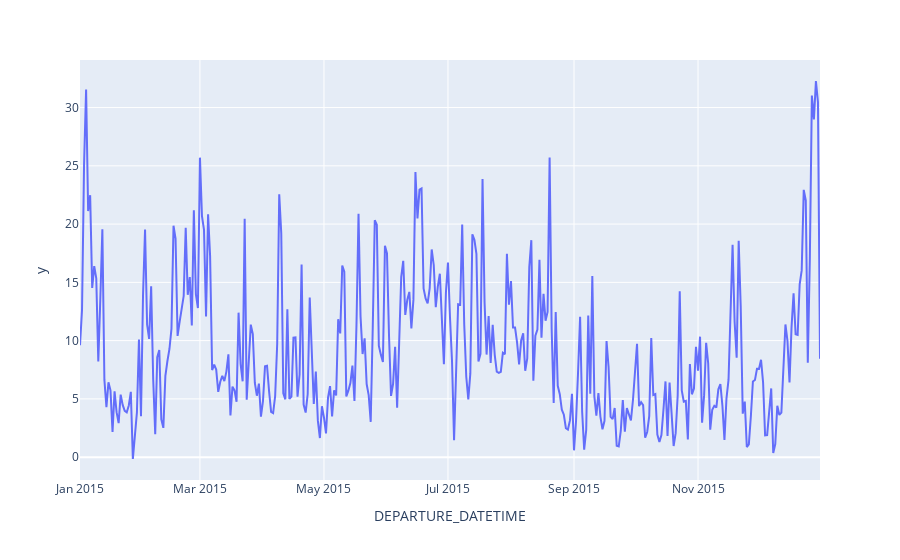

Notebook cell for this chart:
### Code cell
px.line(
    daily_depart_delays,
    x = daily_depart_delays.index,
    y = daily_depart_delays.values
)

### Figure 1 — Plotly figure (JSON) as saved in the notebook; plotly's stock layout.template omitted (floating-point values rounded to 4 significant figures; data arrays with more than 128 entries replaced by an {"elided": "..."} marker saying what was removed)
{"data": [{"hovertemplate": "DEPARTURE_DATETIME=%{x}<br>y=%{y}<extra></extra>", "legendgroup": "", "line": {"color": "#636efa", "dash": "solid"}, "marker": {"symbol": "circle"}, "mode": "lines", "name": "", "orientation": "v", "showlegend": false, "type": "scatter", "x": {"elided": "365 str values"}, "xaxis": "x", "y": {"elided": "365 float values"}, "yaxis": "y"}], "layout": {"legend": {"tracegroupgap": 0}, "margin": {"t": 60}, "xaxis": {"anchor": "y", "domain": [0, 1], "title": {"text": "DEPARTURE_DATETIME"}}, "yaxis": {"anchor": "x", "domain": [0, 1], "title": {"text": "y"}}}}
